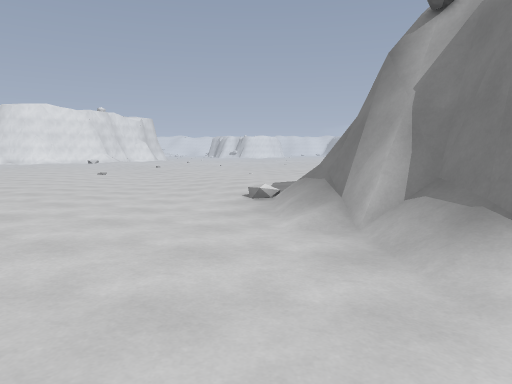
view 1 (above)

24 first-person views from a walk through a level from a Godot 3-D game. The camera is 1.3 m above the floor, tilts 6° down and sees 70° across. The floor is counted in squares, 2 m on a side. Each view is taken from the middle of a square. On the plan, view 1 faces up. The plan holds only what a view shows up to about 11 squares ahead; the rest is blank. The place goes on beyond the plan.

view 2
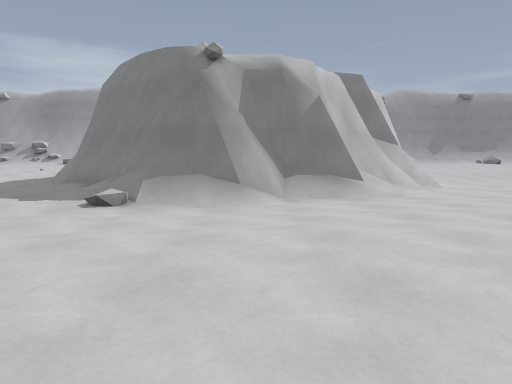

view 3
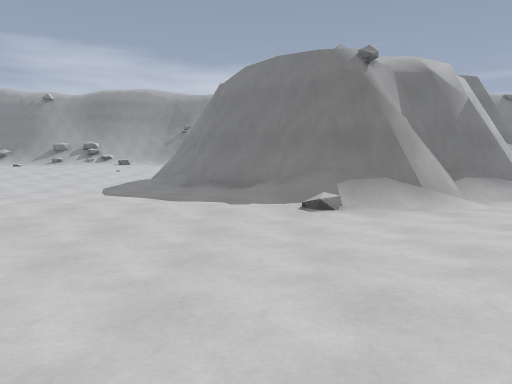

view 4
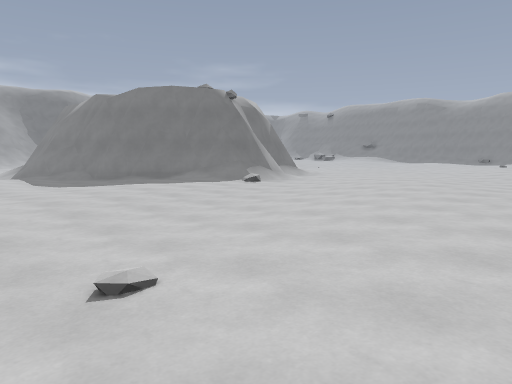

view 5
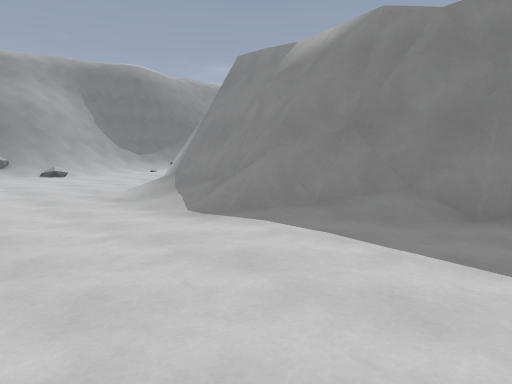

view 6
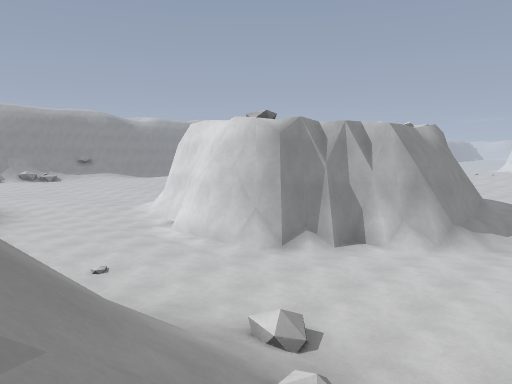

view 7
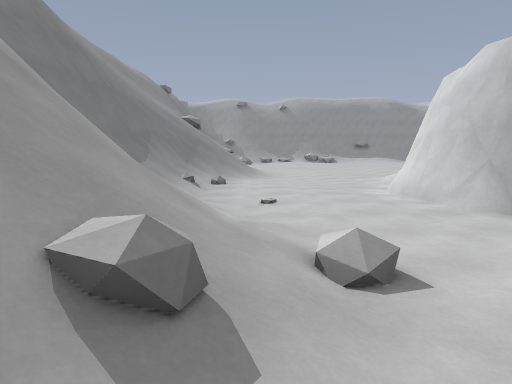

view 8
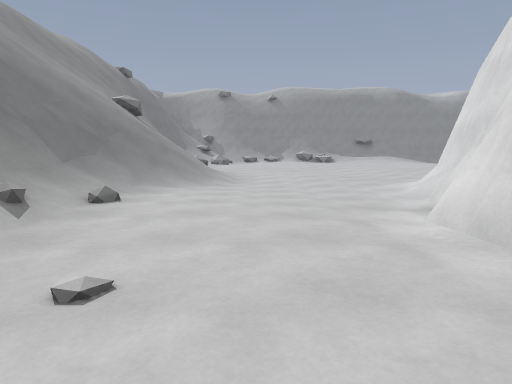

view 9
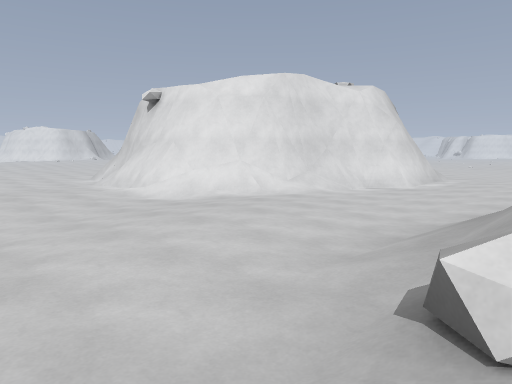

view 10
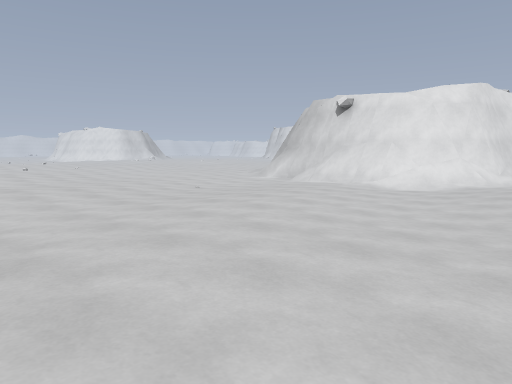

view 11
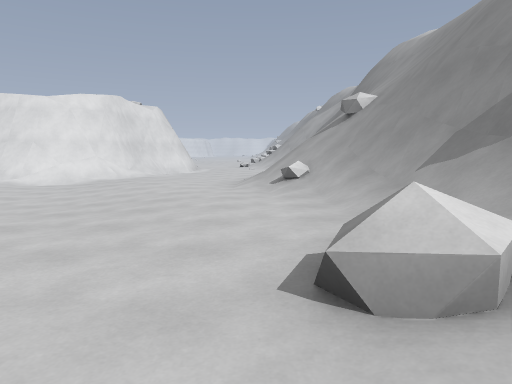

view 12
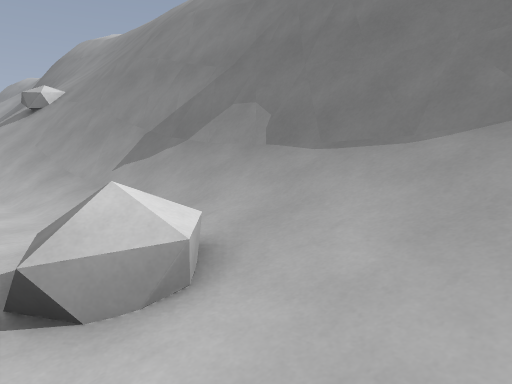

view 13
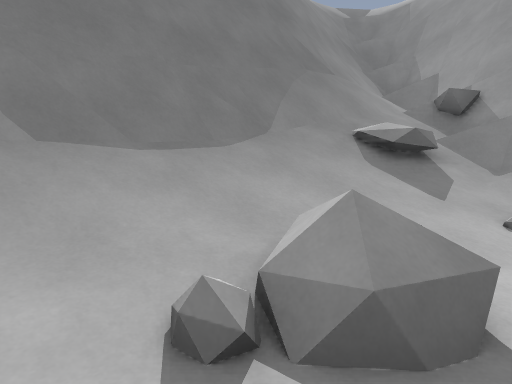

view 14
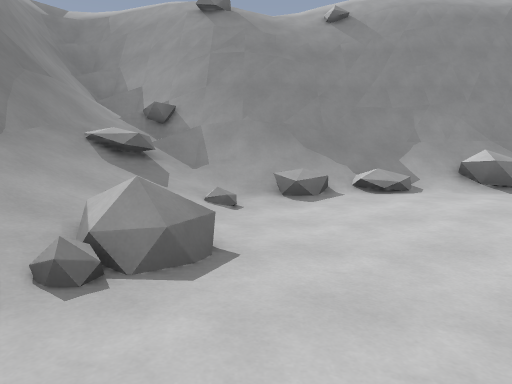

view 15
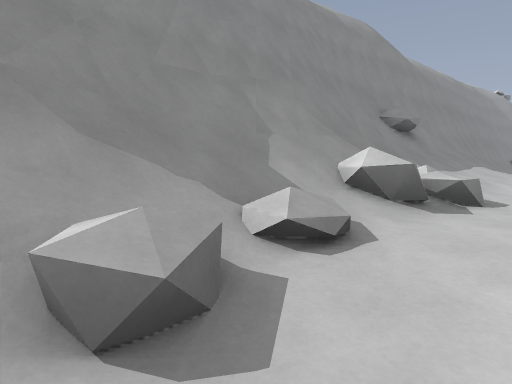

view 16
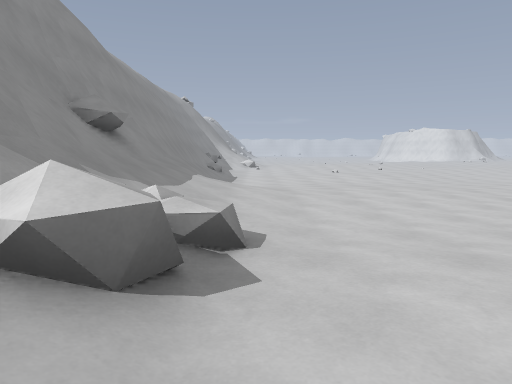

view 17
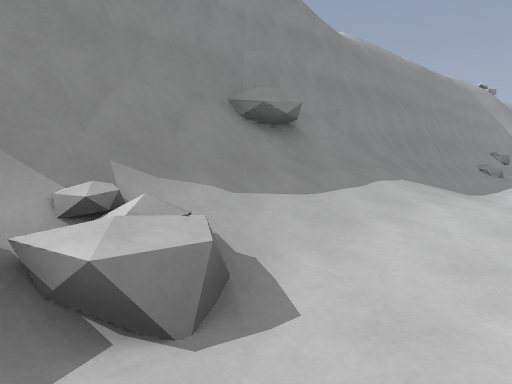

view 18
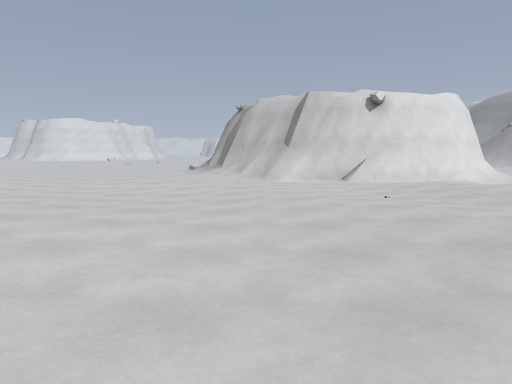

view 19
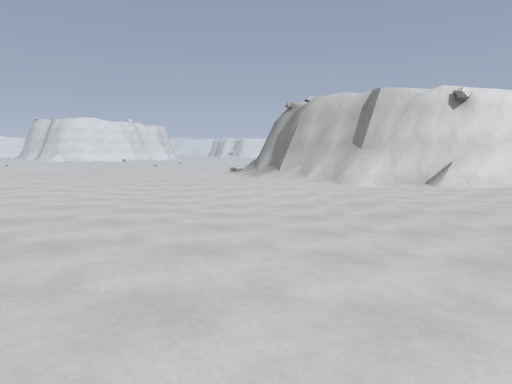

view 20
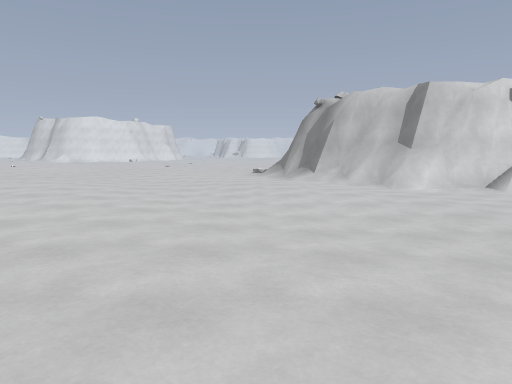

view 21
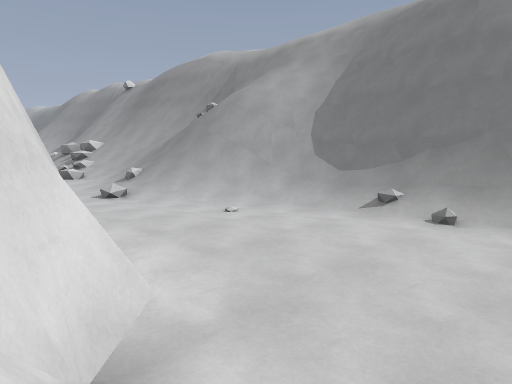

view 22
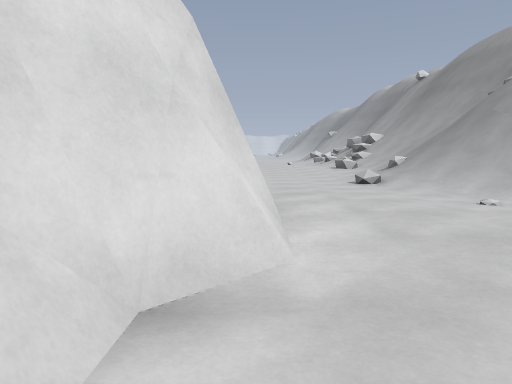

view 23
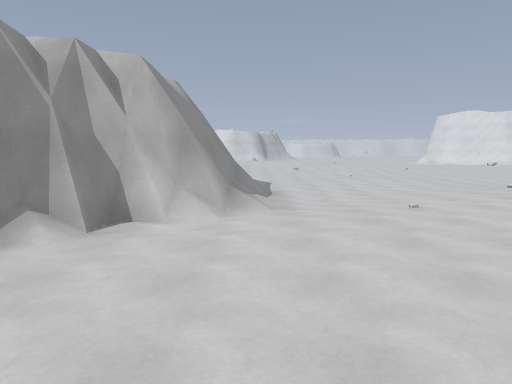

view 24
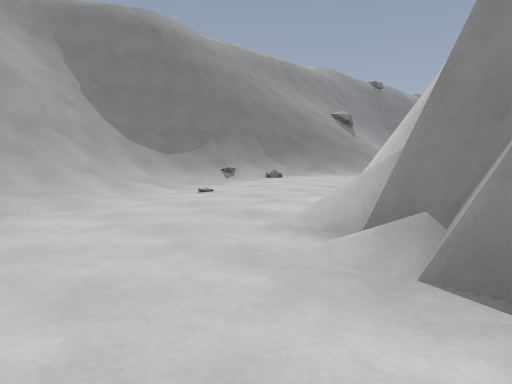

### Floor plan
Key: @ floor where view 1 was taken; # wall or solid block; . main floor; : floor 0.5 m higher than the main floor; - floor 0.5 m lower than the main floor; + floor 2 m higher than the main floor; / step, stairs or slope; = window, fence, low wall or low ledge; v drop or lower ground.
Columns run from 7 left of view 1 to 21 right of it. Each row starts with its distance up from view 1.
 13 ....      ......... ...///##
 12 ..............-........//
 11 ..............--......////
 10 .............=///....//////
  9  ...........#####/....//=///
  8  ........./##   ##...../=//=/
  7  ......../##     ##/...//==#/
  6  ......//##       ##..../#=#/
  5  .......##         #..../#v//
  4   ......##        ##....#vv/
  3   .......#       ##.....#=#v
  2   .......##      #/..../#==/
  1  .........##     #/....///=/
  0  ......@...#######..../////=
 -1  .:........-./##/-..../////=
 -2   ..........-....-....//#///
 -3    .........--........./////
 -4    ..........-........./#v//
 -5     .................../##v
 -6      ...................=#v
 -7      .................../#v
 -8       ................../#v
 -9        ................//#v
-10         ...............//=#
-11          ..........:...///#
-12          ....:::./.:/#./+/#
-13      .....////////////////#
-14      ########==#/#=//####/#v
-15       vvvvvv#########vv####v
-16        vvvvvvvvvvvvvv//vvvvv/
-17         //  ////////=//=/vvv/
-18                    ///  /////

Positions as (right, up) in squares from view 1, and headings:
1: (0, 0), facing up
2: (-5, 4), facing right
3: (-5, 7), facing right
4: (-7, 13), facing down-right
5: (3, 13), facing down-right
6: (17, 12), facing down-left
7: (15, 12), facing down
8: (14, 8), facing down
9: (16, -5), facing up-left
10: (13, -10), facing up-left
11: (15, -11), facing up
12: (15, -11), facing up-right
13: (15, -8), facing down-right
14: (15, -7), facing down
15: (15, -11), facing down-left
16: (13, -12), facing left
17: (11, -11), facing down-left
18: (3, -11), facing up
19: (1, -10), facing up
20: (0, -9), facing up
21: (11, 2), facing up-right
22: (12, 2), facing up
23: (15, 10), facing left
24: (10, 10), facing down-right
